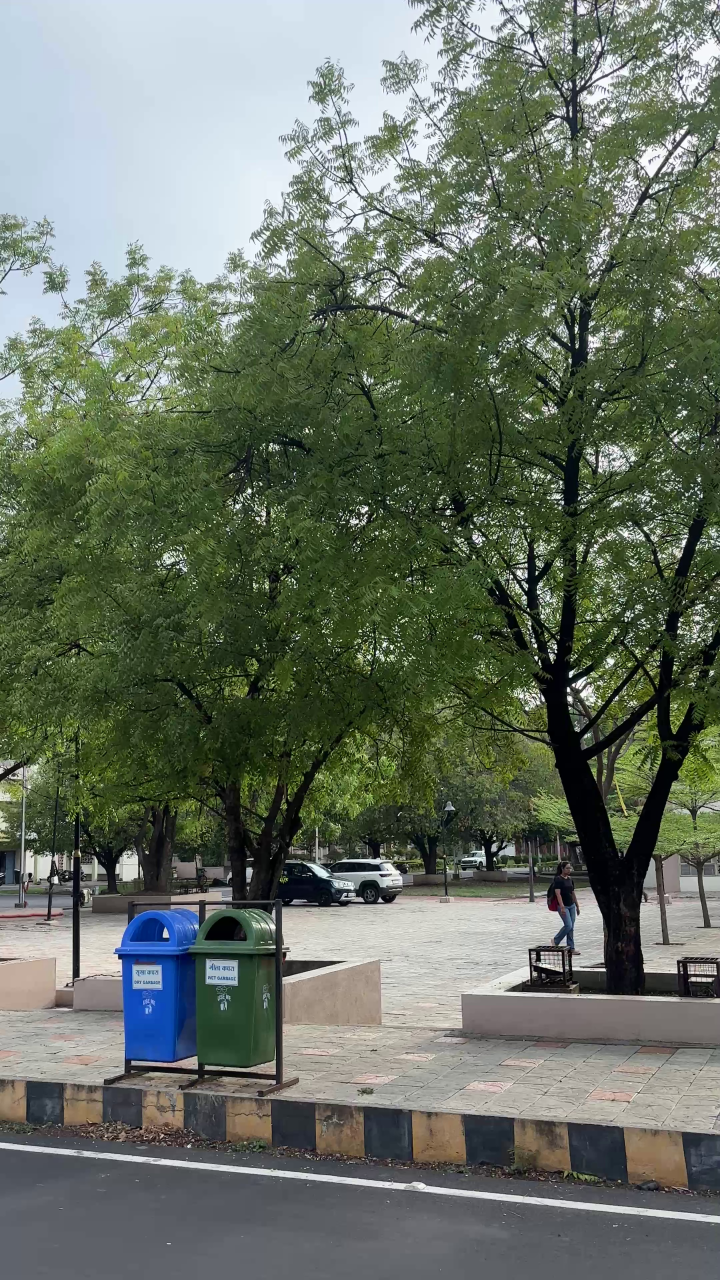
#> input picture dataset/test/images/IMG_2468_frame_000030.jpg, 2160 x 3840 px (shown at 1/3 size)
$ python perceptual_hash_filter.py --input dataset/test/images --output out
#> lines starting #> are read from the running program, lines starting #| are printed output that depends on the picture
from __future__ import annotations

import argparse
from dataclasses import dataclass
from pathlib import Path
import shutil

import cv2
import numpy as np


IMAGE_EXTENSIONS = {".jpg", ".jpeg", ".png", ".bmp", ".webp"}


@dataclass
class HashDecision:
    image_path: Path
    hash_value: np.ndarray
    copied: bool
    distance: int | None


def compute_dhash(image_path: Path, hash_size: int = 8) -> np.ndarray:
#> called with hash_size = 8
    image = cv2.imread(str(image_path), cv2.IMREAD_GRAYSCALE)
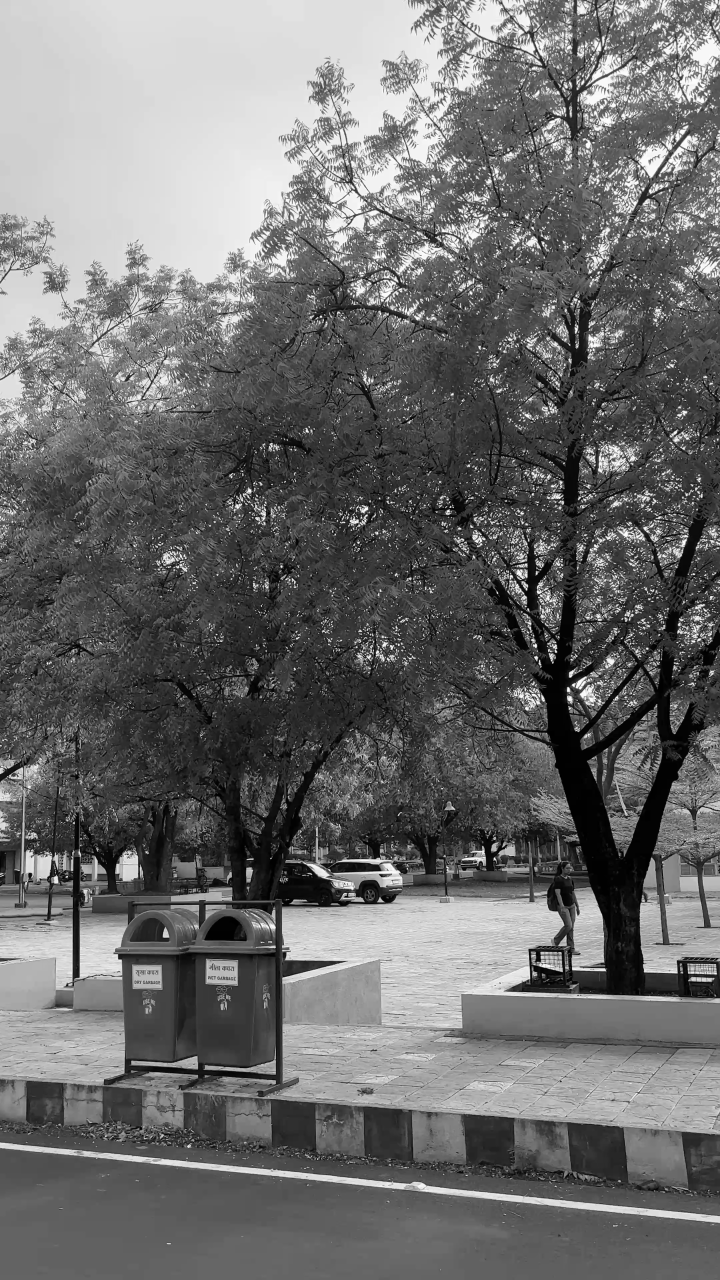
#> image: shape (3840, 2160) (shown at 1/3 size); min 0, max 255, mean 108.9
    if image is None:
        raise ValueError(f"Unable to read image: {image_path}")

    resized = cv2.resize(image, (hash_size + 1, hash_size), interpolation=cv2.INTER_AREA)
    diff = resized[:, 1:] > resized[:, :-1]
    return diff.flatten().astype(np.uint8)


def hamming_distance(hash_a: np.ndarray, hash_b: np.ndarray) -> int:
    return int(np.count_nonzero(hash_a != hash_b))


def iter_images(input_dir: Path) -> list[Path]:
    return sorted(
        path
        for path in input_dir.iterdir()
        if path.is_file() and path.suffix.lower() in IMAGE_EXTENSIONS
    )


def filter_similar_images(
    input_dir: Path,
    output_dir: Path,
    threshold: int,
    hash_size: int = 8,
) -> list[HashDecision]:
    if threshold < 0:
        raise ValueError("--threshold must be 0 or greater")

    output_dir.mkdir(parents=True, exist_ok=True)

    previous_hash: np.ndarray | None = None
    decisions: list[HashDecision] = []

    for image_path in iter_images(input_dir):
        current_hash = compute_dhash(image_path, hash_size=hash_size)
#> current_hash = 64 values, max 1 at index 0, min 0 at index 2, mean 0.406

        if previous_hash is None:
            distance = None
            should_copy = True
        else:
            distance = hamming_distance(previous_hash, current_hash)
            should_copy = distance > threshold

        if should_copy:
            shutil.copy2(image_path, output_dir / image_path.name)
            previous_hash = current_hash
#> previous_hash has the same summary as current_hash

        decisions.append(
            HashDecision(
                image_path=image_path,
                hash_value=current_hash,
                copied=should_copy,
                distance=distance,
            )
        )
#> pass 2 of the loop in filter_similar_images, `for image_path in iter_images(input_dir):`:
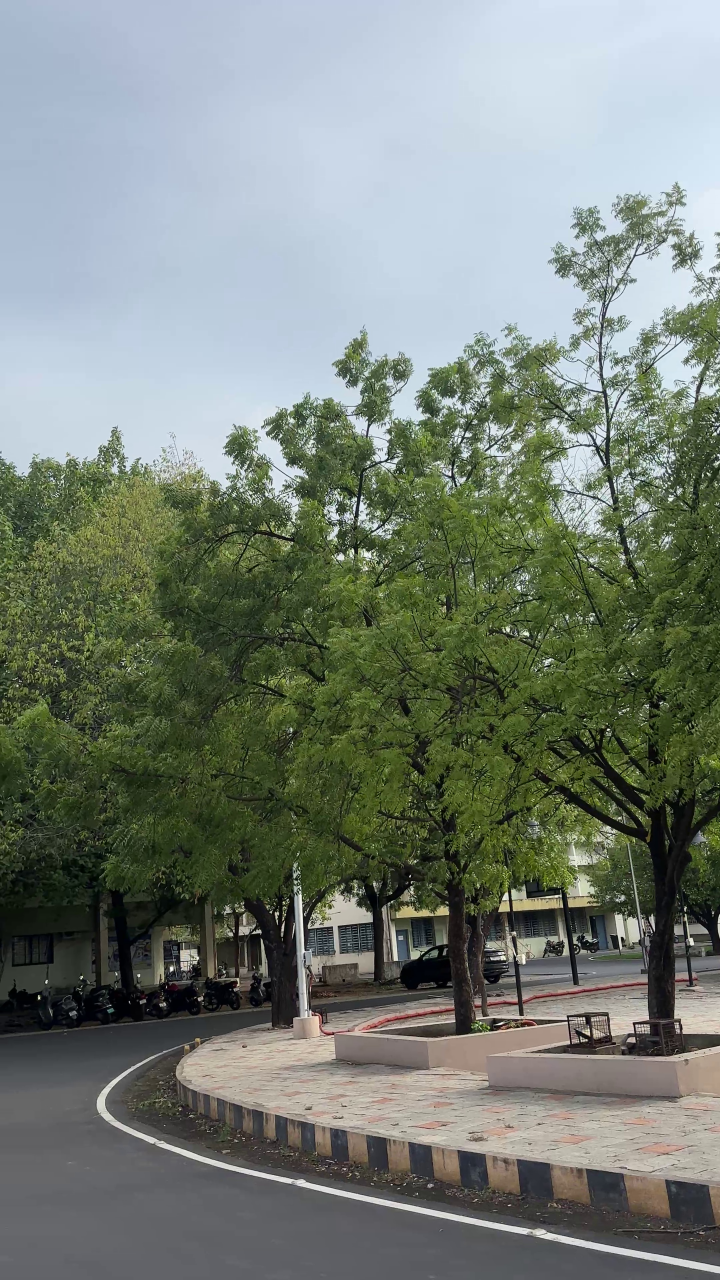
#> input picture dataset/test/images/IMG_2468_frame_000130.jpg, 2160 x 3840 px (shown at 1/3 size)
#> in compute_dhash (call 2), `image = cv2.imread(str(image_path), cv2.IMREAD_GRAYSCALE)`:
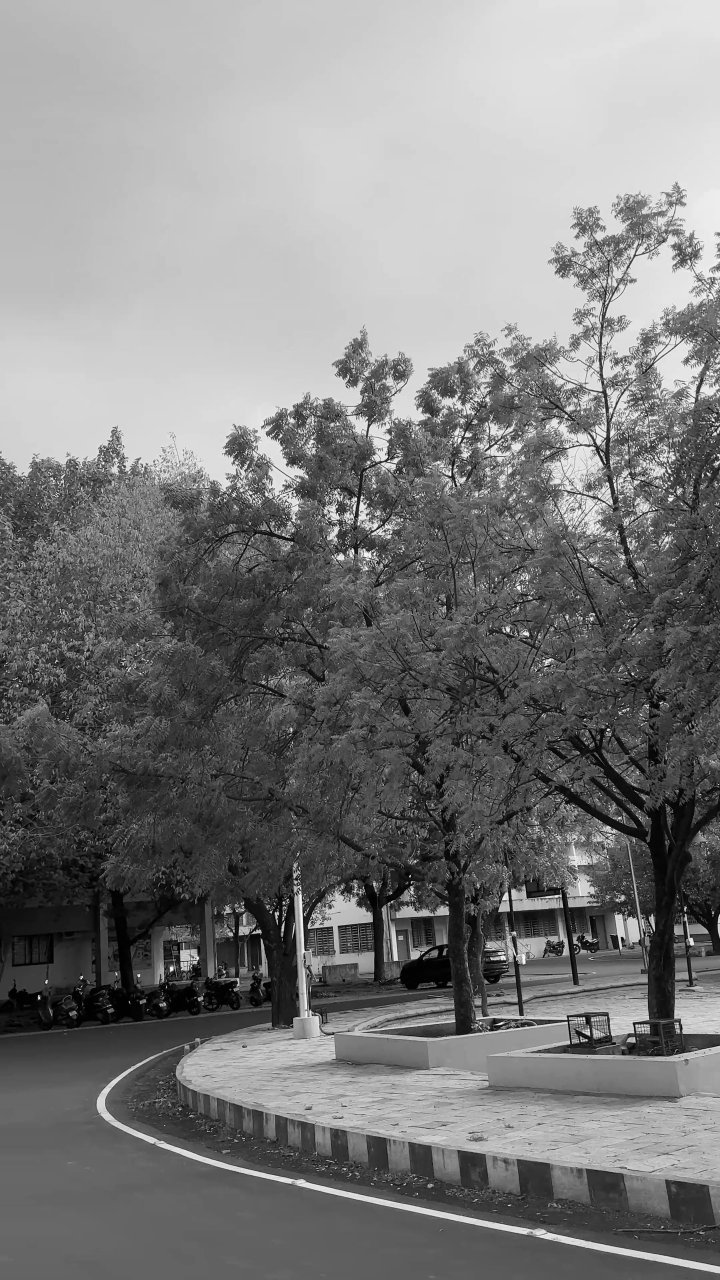
#> image: shape (3840, 2160) (shown at 1/3 size); min 0, max 255, mean 124.8
#> current_hash = 64 values, max 1 at index 0, min 0 at index 7, mean 0.625
#> distance = 32
#> should_copy = True
#> previous_hash has the same summary as current_hash
#> in main, `decisions = filter_similar_images( input_dir=args.input, output_dir=ar..`: decisions = 2 items

    return decisions


def print_summary(decisions: list[HashDecision], threshold: int) -> None:
#> called with threshold = 6
    total = len(decisions)
#> total = 2
    kept = sum(1 for decision in decisions if decision.copied)
#> kept = 2
    skipped = total - kept
#> skipped = 0

    print(f"Processed images : {total}")
#| Processed images : 2
    print(f"Kept images      : {kept}")
#| Kept images      : 2
    print(f"Skipped images   : {skipped}")
#| Skipped images   : 0
    print(f"Hamming threshold: {threshold}")

    print("\nDetailed decisions:")
    for decision in decisions:
        if decision.distance is None:
            print(f"{decision.image_path.name}: kept (first image)")
            continue

        action = "kept" if decision.copied else "skipped"
        print(f"{decision.image_path.name}: {action} (distance={decision.distance})")
#> this loop made 2 passes
#> action on pass 2: 'kept'
#| IMG_2468_frame_000030.jpg: kept (first image)
#| IMG_2468_frame_000130.jpg: kept (distance=32)


def build_parser() -> argparse.ArgumentParser:
    parser = argparse.ArgumentParser(
        description="Filter near-duplicate frames using perceptual hashing (dHash)."
    )
    parser.add_argument("--input", type=Path, required=True, help="Folder containing images")
    parser.add_argument("--output", type=Path, required=True, help="Folder to copy distinct images")
    parser.add_argument(
        "--threshold",
        type=int,
        default=6,
        help="Maximum Hamming distance to still consider two images similar",
    )
    parser.add_argument(
        "--hash-size",
        type=int,
        default=8,
        help="Hash size used to build the perceptual hash",
    )
    return parser


def main() -> None:
    parser = build_parser()
    args = parser.parse_args()

    decisions = filter_similar_images(
        input_dir=args.input,
        output_dir=args.output,
        threshold=args.threshold,
        hash_size=args.hash_size,
    )
    print_summary(decisions, threshold=args.threshold)


if __name__ == "__main__":
    main()

#threshold 6 means “skip the image if its perceptual hash differs by 6 bits or less from the last kept image.”
